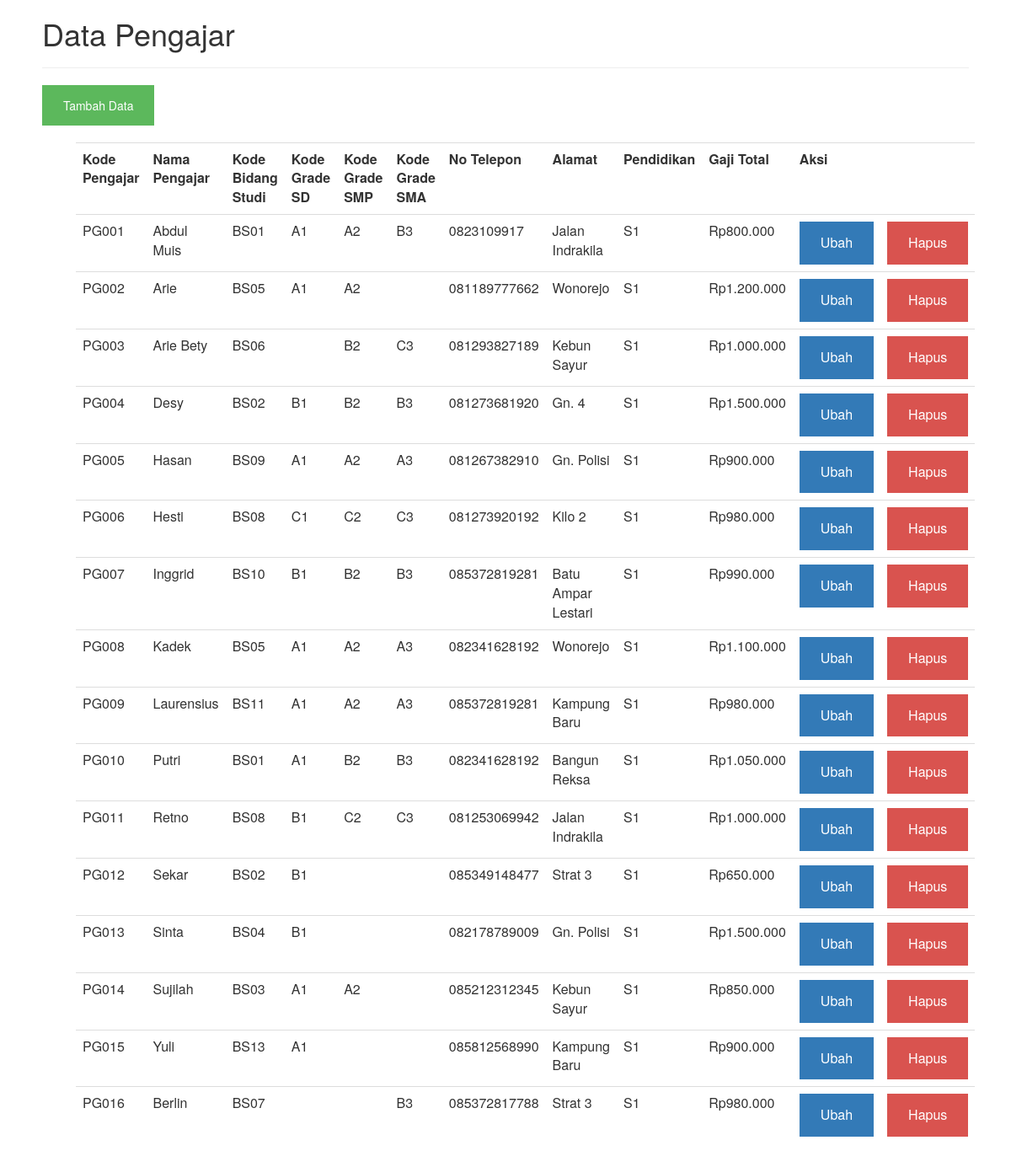
The app's page /index.php/pengajar with its own data.
### tables this page shows
CREATE TABLE IF NOT EXISTS `pengajar` (
  `KdPengajar` varchar(5) NOT NULL,
  `NamaPengajar` varchar(40) NOT NULL,
  `KdBidangStudi` varchar(20) NOT NULL,
  `KdGradeSD` varchar(2) NOT NULL,
  `KdGradeSMP` varchar(2) NOT NULL,
  `KdGradeSMA` varchar(2) NOT NULL,
  `NoTelepon` varchar(13) NOT NULL,
  `Alamat` varchar(100) NOT NULL,
  `Pendidikan` varchar(5) NOT NULL,
  `GajiTotal` varchar(13) NOT NULL
);

### application/controllers/pengajar.php (called while the page is built, shortened)
<?php if ( ! defined('BASEPATH')) exit('No direct script access allowed');
class Pengajar extends CI_Controller {
	public function __construct(){
		$this->load->model('PengajarModel');
	}
	public function index(){
		$data['pengajar'] = $this->PengajarModel->view();
		$this->load->view('pengajar/index', $data);
	}
}

### index.php (called while the page is built, shortened)
<?php
require_once BASEPATH.'core/CodeIgniter.php';

### application/models/PengajarModel.php (called while the page is built, shortened)
<?php if ( ! defined('BASEPATH')) exit('No direct script access allowed');
class PengajarModel extends CI_Model {
	public function view(){
		return $this->db->get('pengajar')->result();
	}
}

### application/views/pengajar/index.php (the view, shortened to what this page needs)
<html>
	<head>
		<link href="<?php echo base_url('library/css/index.css')?>" rel="stylesheet">
  	<link rel="stylesheet" href="https://maxcdn.bootstrapcdn.com/bootstrap/3.3.7/css/bootstrap.min.css">
	</head>
	<body>
		<h1>Data Pengajar</h1>
		<hr>
		<a class="btn_tambah" href='<?php echo base_url("pengajar/tambah"); ?>'>Tambah Data</a>
		<br><br>
		<div class="ex2">
				<table class="table table-hover" border="0" cellpadding="4">
					<tr>
						<th>Kode Pengajar</th>
						<th>Nama Pengajar</th>
						<th>Kode Bidang Studi</th>
						<th>Kode Grade SD</th>
						<th>Kode Grade SMP</th>
						<th>Kode Grade SMA</th>
		        <th>No Telepon</th>
		        <th>Alamat</th>
		        <th>Pendidikan</th>
		        <th>Gaji Total</th>
						<th colspan="2">Aksi</th>
					</tr>
					<?php
					if( ! empty($pengajar)){
						foreach($pengajar as $data){
							echo "<tr>
							<td>".$data->KdPengajar."</td>
							<td>".$data->NamaPengajar."</td>
							<td>".$data->KdBidangStudi."</td>
							<td>".$data->KdGradeSD."</td>
							<td>".$data->KdGradeSMP."</td>
							<td>".$data->KdGradeSMA."</td>
		          <td>".$data->NoTelepon."</td>
		          <td>".$data->Alamat."</td>
		          <td>".$data->Pendidikan."</td>
		          <td>".$data->GajiTotal."</td>
							<td><a class='btn_ubah'  href='".base_url("pengajar/ubah/".$data->KdPengajar)."'>Ubah</a></td>
							<td><a class='btn_hapus' onClick='return doconfirm();' href='".base_url("pengajar/hapus/".$data->KdPengajar)."'>Hapus</a></td>
							</tr>";
						}
					}else{
						echo "<tr><td align='center' colspan='7'>Data Tidak Ada</td></tr>";
					}
					?>
				</table>
			</div>
	</body>
</html>

### library/css/index.css (style rules this page uses)
.btn_ubah, a { background-color: #337ab7; color: white; padding: 14px 25px; text-align: center; text-decoration: none; display: inline-block; }
.btn_hapus, a { background-color: #d9534f; color: white; padding: 14px 25px; text-align: center; text-decoration: none; display: inline-block; }
.btn_tambah, a { background-color: #5cb85c; color: white; padding: 14px 25px; text-align: center; text-decoration: none; display: inline-block; }
div.ex2 { padding-left: 40px; padding-right: 40px; }
body { padding-left: 50px; padding-right: 50px; padding-bottom: 50px; border-radius: 5px; }

### records on screen
pengajar: KdPengajar "PG001", NamaPengajar "Abdul Muis", KdBidangStudi "BS01", KdGradeSD "A1", KdGradeSMP "A2", KdGradeSMA "B3", NoTelepon "0823109917", Alamat "Jalan Indrakila", Pendidikan "S1", GajiTotal "Rp800.000"
pengajar: KdPengajar "PG002", NamaPengajar "Arie", KdBidangStudi "BS05", KdGradeSD "A1", KdGradeSMP "A2", NoTelepon "081189777662", Alamat "Wonorejo", Pendidikan "S1", GajiTotal "Rp1.200.000"
pengajar: KdPengajar "PG003", NamaPengajar "Arie Bety", KdBidangStudi "BS06", KdGradeSMP "B2", KdGradeSMA "C3", NoTelepon "081293827189", Alamat "Kebun Sayur", Pendidikan "S1", GajiTotal "Rp1.000.000"
pengajar: KdPengajar "PG004", NamaPengajar "Desy", KdBidangStudi "BS02", KdGradeSD "B1", KdGradeSMP "B2", KdGradeSMA "B3", NoTelepon "081273681920", Alamat "Gn. 4", Pendidikan "S1", GajiTotal "Rp1.500.000"
pengajar: KdPengajar "PG005", NamaPengajar "Hasan", KdBidangStudi "BS09", KdGradeSD "A1", KdGradeSMP "A2", KdGradeSMA "A3", NoTelepon "081267382910", Alamat "Gn. Polisi", Pendidikan "S1", GajiTotal "Rp900.000"
pengajar: KdPengajar "PG006", NamaPengajar "Hesti", KdBidangStudi "BS08", KdGradeSD "C1", KdGradeSMP "C2", KdGradeSMA "C3", NoTelepon "081273920192", Alamat "Kilo 2", Pendidikan "S1", GajiTotal "Rp980.000"
pengajar: KdPengajar "PG007", NamaPengajar "Inggrid", KdBidangStudi "BS10", KdGradeSD "B1", KdGradeSMP "B2", KdGradeSMA "B3", NoTelepon "085372819281", Alamat "Batu Ampar Lestari", Pendidikan "S1", GajiTotal "Rp990.000"
pengajar: KdPengajar "PG008", NamaPengajar "Kadek", KdBidangStudi "BS05", KdGradeSD "A1", KdGradeSMP "A2", KdGradeSMA "A3", NoTelepon "082341628192", Alamat "Wonorejo", Pendidikan "S1", GajiTotal "Rp1.100.000"
pengajar: KdPengajar "PG009", NamaPengajar "Laurensius", KdBidangStudi "BS11", KdGradeSD "A1", KdGradeSMP "A2", KdGradeSMA "A3", NoTelepon "085372819281", Alamat "Kampung Baru", Pendidikan "S1", GajiTotal "Rp980.000"
pengajar: KdPengajar "PG010", NamaPengajar "Putri", KdBidangStudi "BS01", KdGradeSD "A1", KdGradeSMP "B2", KdGradeSMA "B3", NoTelepon "082341628192", Alamat "Bangun Reksa", Pendidikan "S1", GajiTotal "Rp1.050.000"
pengajar: KdPengajar "PG011", NamaPengajar "Retno", KdBidangStudi "BS08", KdGradeSD "B1", KdGradeSMP "C2", KdGradeSMA "C3", NoTelepon "081253069942", Alamat "Jalan Indrakila", Pendidikan "S1", GajiTotal "Rp1.000.000"
pengajar: KdPengajar "PG012", NamaPengajar "Sekar", KdBidangStudi "BS02", KdGradeSD "B1", NoTelepon "085349148477", Alamat "Strat 3", Pendidikan "S1", GajiTotal "Rp650.000"
pengajar: KdPengajar "PG013", NamaPengajar "Sinta", KdBidangStudi "BS04", KdGradeSD "B1", NoTelepon "082178789009", Alamat "Gn. Polisi", Pendidikan "S1", GajiTotal "Rp1.500.000"
pengajar: KdPengajar "PG014", NamaPengajar "Sujilah", KdBidangStudi "BS03", KdGradeSD "A1", KdGradeSMP "A2", NoTelepon "085212312345", Alamat "Kebun Sayur", Pendidikan "S1", GajiTotal "Rp850.000"
pengajar: KdPengajar "PG015", NamaPengajar "Yuli", KdBidangStudi "BS13", KdGradeSD "A1", NoTelepon "085812568990", Alamat "Kampung Baru", Pendidikan "S1", GajiTotal "Rp900.000"
pengajar: KdPengajar "PG016", NamaPengajar "Berlin", KdBidangStudi "BS07", KdGradeSMA "B3", NoTelepon "085372817788", Alamat "Strat 3", Pendidikan "S1", GajiTotal "Rp980.000"
